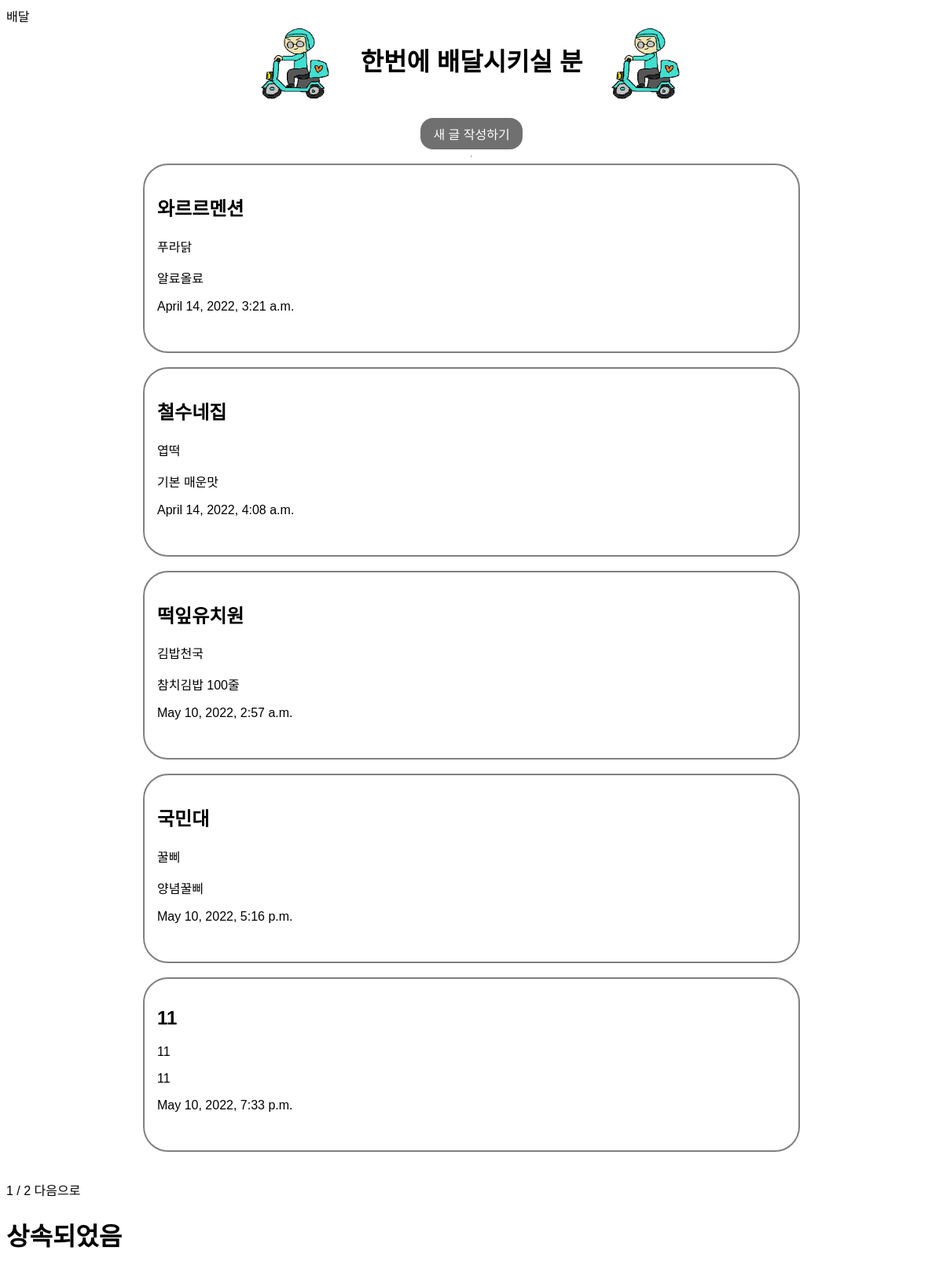
The page / on the database its author committed.
### blog/models.py (models this page shows, shortened)
class Blog(models.Model):
    title = models.CharField(max_length=30)
    sub_title = models.CharField(max_length=30, default="")
    contents = models.TextField()
    created_at = models.DateTimeField(auto_now_add = True)
    image = models.ImageField(upload_to = "blog/", blank=True, null=True)

### blog/views.py (the view)
# urls.py: 2. Add a URL to urlpatterns:  path('', views.home, name='home')
def home(request): # 페이지 & 쿼리셋 가져오기 함수
    blogs = Blog.objects.all()
    paginator = Paginator(blogs, 5) # blogs 데이터베이스를 8개로 페이지 구분
    pagnum = request.GET.get('page') # 페이지별로 구분하고 그 변수page를 가져와서 pagnum변수에 저장
    blogs = paginator.get_page(pagnum) # pagnum변수를 가져와서 blogs에 저장
    return render(request, 'home.html', {'blogs':blogs})

### blog/templates/home.html (shortened to what this page needs)
{% extends 'base.html' %} {% load static %} {% block contents %}
<!DOCTYPE html>
<html lang="en">
<head>
    <link rel="stylesheet" type="text/css" href="style.css">
    <link rel="stylesheet" type="text/css" href="{% static 'style.css'%}"
    <title>배달</title>
</head>
<body>
    <div class="bodyContainer">
        <div class="headpic">
            <img src ="{% static 'pic1.png'%}" width="100" height="100" class="logo"/>
            <h1>한번에 배달시키실 분</h1>
            <img src ="{% static 'pic1.png'%}" width="100" height="100" class="logo"/>
        </div>
        <br/>
        <a href='{% url 'new'%}' class="btn">새 글 작성하기</a><hr>
        {% for blog in blogs %}
            <a href="{%url 'detail' blog.id%}">
                <div class="blogContainer">
                    <h2>{{blog.title}}</h2>
                    <p>{{blog.sub_title}}</p>
                    <p>{{blog.contents}}</p>
                    <p>{{blog.created_at}}</p>
                </div>
            </a>
        <br/>
        {% endfor %}
    </div>
    <span> {{ blogs.number }} </span>
    <span> / </span>
    <span> {{ blogs.paginator.num_pages }} </span>
    {% if blogs.has_next %}
    <a href="?page={{blogs.next_page_number}}">다음으로</a>
    <a href="?page={{blogs.paginator.num_pages}}"마지막으로</a>
    {% endif%}
</body>
</html>
{% endblock %}

### blog/static/style.css (style rules this page uses)
.headpic { display: flex; }
body { font-family: 'Jua', sans-serif; }
a { text-decoration: none; color: black; }
.bodyContainer { display: flex; flex-direction: column; justify-content: center; align-items: center; }
.logo { margin: 0 2rem; }
.blogContainer { width: 50rem; padding: 1rem 1rem 2rem 1rem; border: 2px solid grey; border-radius: 2rem; transition-duration: transform 0.4s ease; }
.btn { color: white; background-color: #707070; padding: 0.5rem 1rem; border-radius: 1rem; }

### rows shown on the page
Blog: title "와르르멘션", sub_title "푸라닭", contents "알료올료", created_at "April 14, 2022, 3:21 a.m."
Blog: title "철수네집", sub_title "엽떡", contents "기본 매운맛", created_at "April 14, 2022, 4:08 a.m."
Blog: title "떡잎유치원", sub_title "김밥천국", contents "참치김밥 100줄", created_at "May 10, 2022, 2:57 a.m."
Blog: title "국민대", sub_title "꿀삐", contents "양념꿀삐", created_at "May 10, 2022, 5:16 p.m."
Blog: title "11", sub_title "11", contents "11", created_at "May 10, 2022, 7:33 p.m."

### other values the page prints
{{ blogs.number }} "1"
{{ blogs.paginator.num_pages }} "2"
